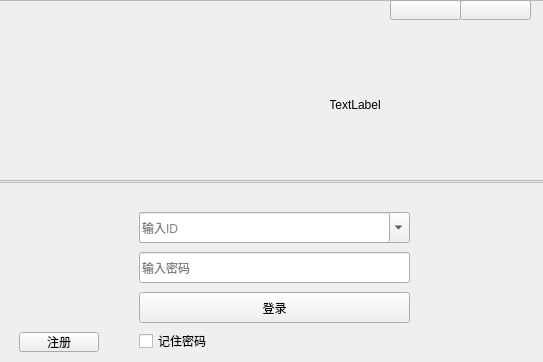
<?xml version="1.0" encoding="UTF-8"?>
<ui version="4.0">
 <class>Login</class>
 <widget class="QWidget" name="Login">
  <property name="geometry">
   <rect>
    <x>0</x>
    <y>0</y>
    <width>543</width>
    <height>362</height>
   </rect>
  </property>
  <property name="windowTitle">
   <string>Widget</string>
  </property>
  <widget class="QFrame" name="topframe">
   <property name="geometry">
    <rect>
     <x>-10</x>
     <y>0</y>
     <width>561</width>
     <height>181</height>
    </rect>
   </property>
   <property name="styleSheet">
    <string notr="true"/>
   </property>
   <property name="frameShape">
    <enum>QFrame::StyledPanel</enum>
   </property>
   <property name="frameShadow">
    <enum>QFrame::Raised</enum>
   </property>
   <widget class="QLabel" name="avatar">
    <property name="geometry">
     <rect>
      <x>340</x>
      <y>80</y>
      <width>50</width>
      <height>50</height>
     </rect>
    </property>
    <property name="cursor">
     <cursorShape>ArrowCursor</cursorShape>
    </property>
    <property name="frameShadow">
     <enum>QFrame::Plain</enum>
    </property>
    <property name="text">
     <string>TextLabel</string>
    </property>
    <property name="alignment">
     <set>Qt::AlignCenter</set>
    </property>
   </widget>
   <widget class="QPushButton" name="minsize">
    <property name="geometry">
     <rect>
      <x>400</x>
      <y>0</y>
      <width>71</width>
      <height>20</height>
     </rect>
    </property>
    <property name="text">
     <string/>
    </property>
   </widget>
   <widget class="QPushButton" name="close">
    <property name="geometry">
     <rect>
      <x>470</x>
      <y>0</y>
      <width>71</width>
      <height>20</height>
     </rect>
    </property>
    <property name="text">
     <string/>
    </property>
   </widget>
  </widget>
  <widget class="QFrame" name="bottomframe">
   <property name="geometry">
    <rect>
     <x>-1</x>
     <y>182</y>
     <width>551</width>
     <height>181</height>
    </rect>
   </property>
   <property name="frameShape">
    <enum>QFrame::StyledPanel</enum>
   </property>
   <property name="frameShadow">
    <enum>QFrame::Raised</enum>
   </property>
   <widget class="QComboBox" name="selectNum">
    <property name="geometry">
     <rect>
      <x>140</x>
      <y>30</y>
      <width>271</width>
      <height>31</height>
     </rect>
    </property>
   </widget>
   <widget class="QLineEdit" name="username">
    <property name="geometry">
     <rect>
      <x>140</x>
      <y>30</y>
      <width>251</width>
      <height>31</height>
     </rect>
    </property>
    <property name="echoMode">
     <enum>QLineEdit::Normal</enum>
    </property>
    <property name="placeholderText">
     <string>输入ID</string>
    </property>
   </widget>
   <widget class="QLineEdit" name="password">
    <property name="geometry">
     <rect>
      <x>140</x>
      <y>70</y>
      <width>271</width>
      <height>31</height>
     </rect>
    </property>
    <property name="echoMode">
     <enum>QLineEdit::Password</enum>
    </property>
    <property name="placeholderText">
     <string>输入密码</string>
    </property>
   </widget>
   <widget class="QPushButton" name="login">
    <property name="geometry">
     <rect>
      <x>140</x>
      <y>110</y>
      <width>271</width>
      <height>31</height>
     </rect>
    </property>
    <property name="text">
     <string>登录</string>
    </property>
   </widget>
   <widget class="QPushButton" name="pushButton">
    <property name="geometry">
     <rect>
      <x>20</x>
      <y>150</y>
      <width>80</width>
      <height>20</height>
     </rect>
    </property>
    <property name="text">
     <string>注册</string>
    </property>
   </widget>
   <widget class="QCheckBox" name="rememberPass">
    <property name="geometry">
     <rect>
      <x>140</x>
      <y>150</y>
      <width>73</width>
      <height>18</height>
     </rect>
    </property>
    <property name="text">
     <string>记住密码</string>
    </property>
   </widget>
  </widget>
 </widget>
 <resources/>
 <connections>
  <connection>
   <sender>close</sender>
   <signal>clicked()</signal>
   <receiver>Login</receiver>
   <slot>close()</slot>
   <hints>
    <hint type="sourcelabel">
     <x>497</x>
     <y>15</y>
    </hint>
    <hint type="destinationlabel">
     <x>597</x>
     <y>93</y>
    </hint>
   </hints>
  </connection>
  <connection>
   <sender>minsize</sender>
   <signal>clicked()</signal>
   <receiver>Login</receiver>
   <slot>showMinimized()</slot>
   <hints>
    <hint type="sourcelabel">
     <x>421</x>
     <y>11</y>
    </hint>
    <hint type="destinationlabel">
     <x>554</x>
     <y>116</y>
    </hint>
   </hints>
  </connection>
 </connections>
</ui>
